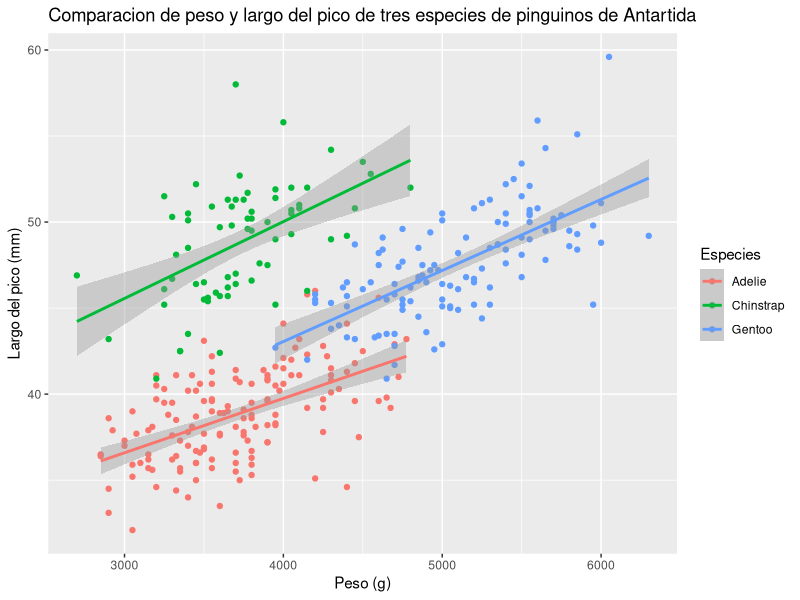

This figure's R source:
## ---- chunk 1
knitr::opts_chunk$set(echo = FALSE)
## ---- chunk 2
library(tidyverse)
library(palmerpenguins)

penguins %>% 
  drop_na() %>% 
  ggplot(aes(body_mass_g, bill_length_mm, col = species))+
  geom_point()+
  geom_smooth(method = "lm")+
  labs(x = "Peso (g)", y = "Largo del pico (mm)", col = "Especies", 
       title = "Comparacion de peso y largo del pico de tres especies de pinguinos de Antartida")
## ---- chunk 3
library(xtable)
library(knitr)
library(kableExtra)
library(magrittr)

#Definimos una funcion para analisis linear
modelo_aleta_peso <- function(datos){
  lm(flipper_length_mm ~ body_mass_g, data = datos)}

#Anidamos datos
res <- penguins %>% 
  #Removemos observaciones con valores NA
  drop_na() %>% 
  #Agrupamos por especie y sexo
  group_by(species) %>% 
  nest() %>% 
  mutate(modelo = map(data, modelo_aleta_peso)) 

res %>% 
  filter(species == "Adelie") %$% 
  summary(modelo[[1]]) %>% 
  xtable() %>% 
  kable(digits = 3) %>% 
  row_spec(0, bold = T) %>% 
  row_spec(1:2, font_size = 18)
## ---- chunk 4
res %>% 
  filter(species == "Gentoo") %$% 
  summary(modelo[[1]]) %>% 
  xtable() %>% 
  kable(digits = 3) %>% 
  row_spec(0, bold = T) %>% 
  row_spec(1:2, font_size = 18)
## ---- chunk 5
res %>% 
  filter(species == "Chinstrap") %$% 
  summary(modelo[[1]]) %>% 
  xtable() %>% 
  kable(digits = 3) %>% 
  row_spec(0, bold = T) %>% 
  row_spec(1:2, font_size = 18)
